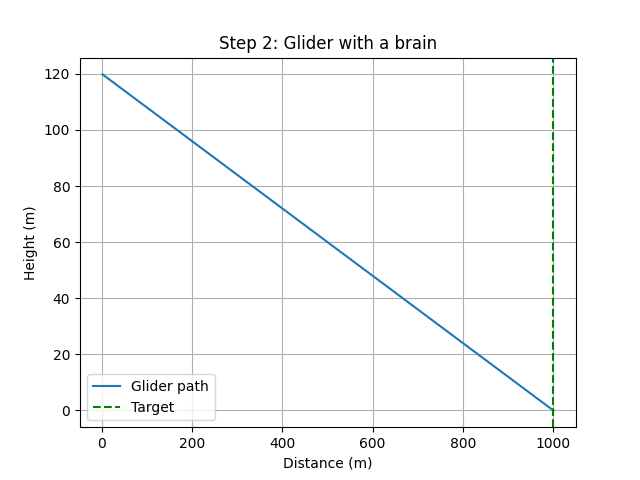

The script that saved this image:
# Step 2: Give the glider a brain
# The glider now has a TARGET spot. Every 0.1 seconds the brain asks:
#   "How fast must I sink so I reach the ground exactly at the target?"
# Run with:  python glider_step2.py

import matplotlib.pyplot as plt

# ----- Starting values (you can change these) -----
height = 120.0        # starting height in meters
distance = 0.0        # how far forward we have flown, in meters
forward_speed = 15.0  # glider speed through the air, meters per second
wind = 0.0            # + is a tailwind (pushes us forward), - is a headwind
target = 1000.0       # where we want to land, in meters from the start
time_step = 0.1       # we update every 0.1 seconds

# ----- Brain limits: the glider cannot sink too slowly or too fast -----
min_sink = 0.3
max_sink = 5.0

# ----- Notebooks to remember the path -----
distances = []
heights = []

# ----- The loop -----
while height > 0:
    # How fast are we really moving over the ground? (wind helps or hurts)
    ground_speed = forward_speed + wind

    # BRAIN, step A: how far is the target from us right now?
    distance_left = target - distance
    if distance_left < 1:
        distance_left = 1          # avoid dividing by zero near the target

    # BRAIN, step B: how long until we reach the target at this speed?
    time_left = distance_left / ground_speed

    # BRAIN, step C: to touch the ground at that moment, we must sink this fast
    sink_speed = height / time_left

    # Keep the sink speed inside the allowed limits
    if sink_speed < min_sink:
        sink_speed = min_sink
    if sink_speed > max_sink:
        sink_speed = max_sink

    # Move the glider (same as Step 1)
    distance = distance + ground_speed * time_step
    height = height - sink_speed * time_step

    distances.append(distance)
    heights.append(max(height, 0))

# ----- Results -----
miss = distance - target
print("Landed at", round(distance), "m. Target was", round(target), "m.")
print("Miss distance:", round(miss, 1), "m (negative = landed short)")
print("Sink speed at touchdown:", round(sink_speed, 2), "m/s")

# ----- Graph -----
plt.plot(distances, heights, label="Glider path")
plt.axvline(target, color="green", linestyle="--", label="Target")
plt.xlabel("Distance (m)")
plt.ylabel("Height (m)")
plt.title("Step 2: Glider with a brain")
plt.legend()
plt.grid(True)
plt.savefig("glider_step2.png")
plt.show()
